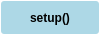
<?xml version="1.0" encoding="UTF-8"?>
<ui version="4.0">
 <class>glowbot_object_setup_arduino</class>
 <widget class="QWidget" name="glowbot_object_setup_arduino">
  <property name="geometry">
   <rect>
    <x>0</x>
    <y>0</y>
    <width>100</width>
    <height>35</height>
   </rect>
  </property>
  <property name="windowTitle">
   <string>Form</string>
  </property>
  <property name="styleSheet">
   <string notr="true">background-color: transparent;</string>
  </property>
  <layout class="QHBoxLayout" name="horizontalLayout">
   <property name="spacing">
    <number>5</number>
   </property>
   <property name="leftMargin">
    <number>1</number>
   </property>
   <property name="topMargin">
    <number>1</number>
   </property>
   <property name="rightMargin">
    <number>1</number>
   </property>
   <property name="bottomMargin">
    <number>1</number>
   </property>
   <item>
    <widget class="QLabel" name="label">
     <property name="font">
      <font>
       <weight>75</weight>
       <bold>true</bold>
      </font>
     </property>
     <property name="styleSheet">
      <string notr="true">QLabel {background-color: lightblue; border-radius: 3px;}</string>
     </property>
     <property name="text">
      <string>setup()</string>
     </property>
     <property name="alignment">
      <set>Qt::AlignCenter</set>
     </property>
    </widget>
   </item>
  </layout>
 </widget>
 <resources/>
 <connections/>
</ui>
